Frame 1 (no input): blank canvas, image omitted
Frame 60 (the mouse pressed at the canvas centre just before this capture): blank canvas, image omitted
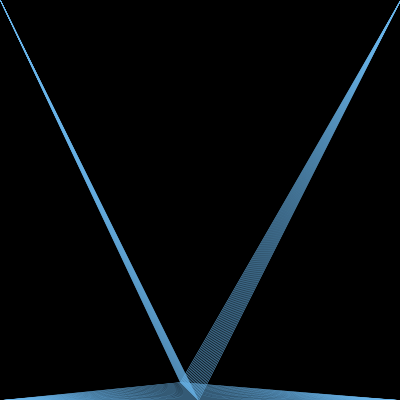
Frame 120 (the mouse held since frame 60 and released just before this capture)

The Processing sketch whose frames 1 and 60 were blank and that drew this single picture after the mouse press (run headless with seeded random() and noise(); from frame 60 on, the mouse is pressed at the canvas centre):

// Processing sketch: processing_113038
// ── processing_113038.pde

float ballX = 300;
float ballY = 300;
float xSpeed = -1;
float ySpeed = 1;

void setup  () {
  size(400,400);
  frameRate(60);
  background(0);
}

void draw() {
  ballY = ballY + ySpeed; 
  ballX = ballX + xSpeed; 
  strokeWeight(.5);
  line(ballX,ballY,400,0);
  line(ballX,ballY,0,400);
  line(ballX,ballY,0,0);
  line(ballX,ballY,400,400);
 

  
 if(ballY > 400) { //---------------------- #2 blue  (from bottom to left) 
   stroke(105,181,235);
   ySpeed = -1;
}

if(ballX < 0) { //---------------------- #3 coral (from left to top)
  stroke(246,90,88);
  xSpeed = 1;
}
if(ballY < 0) { //---------------------- #4 light blue(from top to right)
  stroke(155,237,237);
  ySpeed = 1;
}
 if(ballX > 400){ //---------------------- #5 orange
   stroke(237,198,155);
   xSpeed = -1;
 }

};
